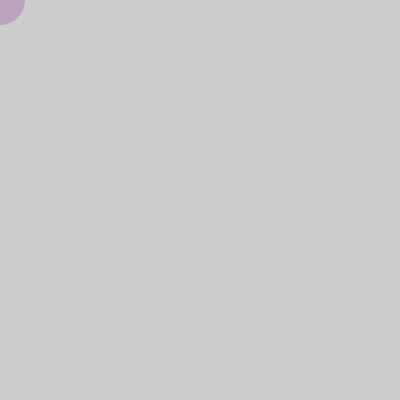
Frame 1 (no input)
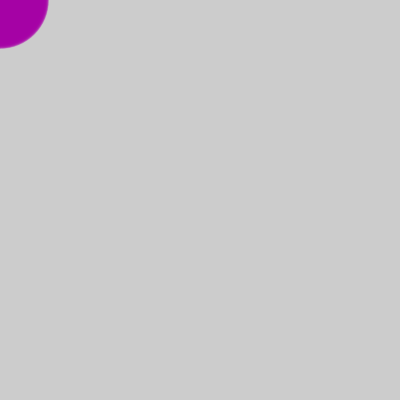
Frame 60 (the mouse pressed at the canvas centre just before this capture)
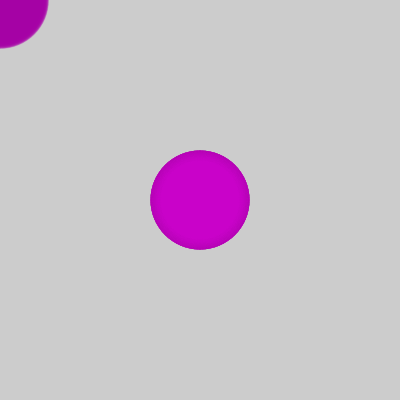
Frame 120 (the mouse held since frame 60 and released just before this capture)

The Processing sketch that drew these frames (run headless with seeded random() and noise(); from frame 60 on, the mouse is pressed at the canvas centre):

// Processing sketch: processing_184177
// ── processing_184177.pde

int asul = 100;
int rroho = 255;
int tiempo = 0;
int diametro = 50;
  
void setup() {
  size(400, 400);
}
 
void draw() {
  tiempo = tiempo + 1;     
  asul = int(128 * (1 + sin(tiempo * 2 * PI / frameRate / 20)));
  rroho = int(128 * (1 + sin(tiempo * 2 * PI / frameRate /20))); 
  diametro = int(50 * (1 + sin( tiempo * 2 * PI / frameRate / 5))); // Modifica el diametro del circulo con el paso del tiempo
   
  noStroke();             
  fill(rroho, 0, asul, 50);  // Añade un 50% de transparencia al color
  ellipse(mouseX, mouseY, diametro, diametro); 
}
